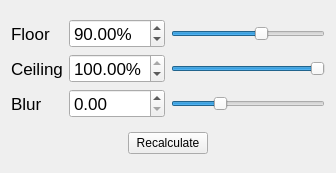
<ui version="4.0" >
 <class>SupportLevel</class>
 <widget class="QWidget" name="SupportLevel" >
  <property name="geometry" >
   <rect>
    <x>0</x>
    <y>0</y>
    <width>336</width>
    <height>173</height>
   </rect>
  </property>
  <property name="windowTitle" >
   <string>Form</string>
  </property>
  <layout class="QVBoxLayout" >
   <item>
    <layout class="QGridLayout" >
     <item row="0" column="0" >
      <widget class="QLabel" name="label_2" >
       <property name="font" >
        <font>
         <pointsize>13</pointsize>
        </font>
       </property>
       <property name="text" >
        <string>Floor</string>
       </property>
      </widget>
     </item>
     <item row="0" column="1" >
      <widget class="QDoubleSpinBox" name="floorSpin" >
       <property name="font" >
        <font>
         <pointsize>13</pointsize>
        </font>
       </property>
       <property name="suffix" >
        <string>%</string>
       </property>
       <property name="minimum" >
        <double>75.000000000000000</double>
       </property>
       <property name="maximum" >
        <double>100.000000000000000</double>
       </property>
       <property name="value" >
        <double>90.000000000000000</double>
       </property>
      </widget>
     </item>
     <item row="0" column="2" >
      <widget class="QSlider" name="floorSlider" >
       <property name="minimum" >
        <number>7500</number>
       </property>
       <property name="maximum" >
        <number>10000</number>
       </property>
       <property name="pageStep" >
        <number>100</number>
       </property>
       <property name="value" >
        <number>9000</number>
       </property>
       <property name="orientation" >
        <enum>Qt::Horizontal</enum>
       </property>
       <property name="tickInterval" >
        <number>1</number>
       </property>
      </widget>
     </item>
     <item row="1" column="0" >
      <widget class="QLabel" name="label_3" >
       <property name="font" >
        <font>
         <pointsize>13</pointsize>
        </font>
       </property>
       <property name="text" >
        <string>Ceiling</string>
       </property>
      </widget>
     </item>
     <item row="1" column="1" >
      <widget class="QDoubleSpinBox" name="ceilingSpin" >
       <property name="font" >
        <font>
         <pointsize>13</pointsize>
        </font>
       </property>
       <property name="suffix" >
        <string>%</string>
       </property>
       <property name="minimum" >
        <double>75.000000000000000</double>
       </property>
       <property name="maximum" >
        <double>100.000000000000000</double>
       </property>
       <property name="value" >
        <double>100.000000000000000</double>
       </property>
      </widget>
     </item>
     <item row="1" column="2" >
      <widget class="QSlider" name="ceilingSlider" >
       <property name="minimum" >
        <number>7500</number>
       </property>
       <property name="maximum" >
        <number>10000</number>
       </property>
       <property name="pageStep" >
        <number>100</number>
       </property>
       <property name="value" >
        <number>10000</number>
       </property>
       <property name="orientation" >
        <enum>Qt::Horizontal</enum>
       </property>
      </widget>
     </item>
     <item row="2" column="0" >
      <widget class="QLabel" name="label_5" >
       <property name="font" >
        <font>
         <pointsize>13</pointsize>
        </font>
       </property>
       <property name="text" >
        <string>Blur</string>
       </property>
      </widget>
     </item>
     <item row="2" column="1" >
      <widget class="QDoubleSpinBox" name="blurSpin" >
       <property name="font" >
        <font>
         <pointsize>13</pointsize>
        </font>
       </property>
      </widget>
     </item>
     <item row="2" column="2" >
      <widget class="QSlider" name="blurSlider" >
       <property name="maximum" >
        <number>1000</number>
       </property>
       <property name="pageStep" >
        <number>100</number>
       </property>
       <property name="value" >
        <number>300</number>
       </property>
       <property name="orientation" >
        <enum>Qt::Horizontal</enum>
       </property>
      </widget>
     </item>
    </layout>
   </item>
   <item>
    <layout class="QHBoxLayout" >
     <item>
      <spacer>
       <property name="orientation" >
        <enum>Qt::Horizontal</enum>
       </property>
       <property name="sizeHint" >
        <size>
         <width>40</width>
         <height>20</height>
        </size>
       </property>
      </spacer>
     </item>
     <item>
      <widget class="QPushButton" name="recalculateButton" >
       <property name="sizePolicy" >
        <sizepolicy vsizetype="Fixed" hsizetype="Preferred" >
         <horstretch>0</horstretch>
         <verstretch>0</verstretch>
        </sizepolicy>
       </property>
       <property name="text" >
        <string>Recalculate</string>
       </property>
      </widget>
     </item>
     <item>
      <spacer>
       <property name="orientation" >
        <enum>Qt::Horizontal</enum>
       </property>
       <property name="sizeHint" >
        <size>
         <width>40</width>
         <height>20</height>
        </size>
       </property>
      </spacer>
     </item>
    </layout>
   </item>
  </layout>
 </widget>
 <resources/>
 <connections>
  <connection>
   <sender>floorSlider</sender>
   <signal>valueChanged(int)</signal>
   <receiver>floorSpin</receiver>
   <slot>update()</slot>
   <hints>
    <hint type="sourcelabel" >
     <x>326</x>
     <y>101</y>
    </hint>
    <hint type="destinationlabel" >
     <x>185</x>
     <y>88</y>
    </hint>
   </hints>
  </connection>
 </connections>
</ui>
